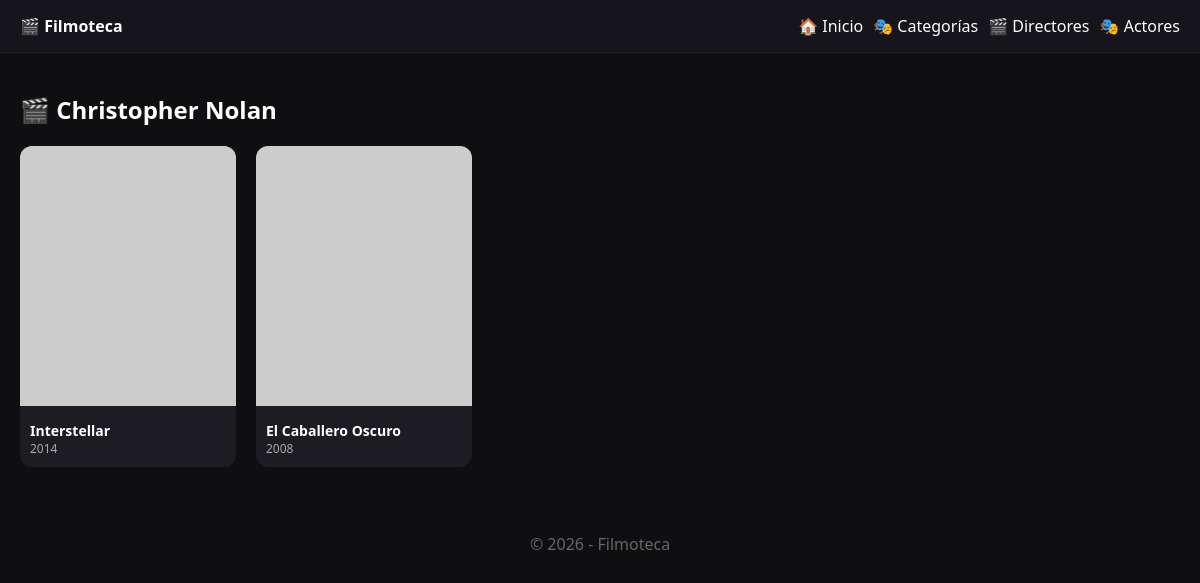
The page /director.php?slug=christopher-nolan on the database its author committed.
### tables this page shows
CREATE TABLE directores (
    id INT AUTO_INCREMENT PRIMARY KEY,
    nombre VARCHAR(150) NOT NULL,
    slug VARCHAR(160) NOT NULL UNIQUE
);

CREATE TABLE peliculas (
    id INT AUTO_INCREMENT PRIMARY KEY,
    titulo VARCHAR(255) NOT NULL,
    slug VARCHAR(255) NOT NULL UNIQUE,
    anio YEAR NOT NULL,
    sinopsis TEXT,
    cartel VARCHAR(255),
    director_id INT NOT NULL,

    FOREIGN KEY (director_id) REFERENCES directores(id)
);

### director.php (the view)
<?php
require "config.php";
require "header.php";
$slug = $_GET['slug'];
$stmt = $pdo->prepare("SELECT * FROM directores WHERE slug=?");
$stmt->execute([$slug]);
$d = $stmt->fetch();
$stmt = $pdo->prepare("
SELECT * FROM peliculas
WHERE director_id=?
ORDER BY anio DESC
");
$stmt->execute([$d['id']]);
$pelis = $stmt->fetchAll(PDO::FETCH_ASSOC);
?>
<h2>🎬 <?= $d['nombre'] ?></h2>
<div class="grid">
<?php foreach($pelis as $p): ?>
<a class="card" href="pelicula.php?slug=<?= $p['slug'] ?>">
    <img src="<?= $p['cartel'] ?>">
    <div class="card-body">
        <div class="title"><?= $p['titulo'] ?></div>
        <div class="meta"><?= $p['anio'] ?></div>
    </div>
</a>
<?php endforeach; ?>
</div>
<?php require "footer.php"; ?>

### assets/style.css (style rules this page uses)
body { margin:0; font-family: system-ui, Arial; background:#0f0f12; color:#fff; }
a { color:inherit; text-decoration:none; }
.grid { display:grid; grid-template-columns:repeat(auto-fill,minmax(180px,1fr)); gap:20px; margin-top:20px; }
.card { background:#1c1c22; border-radius:12px; overflow:hidden; transition:.2s; }
.card img { width:100%; height:260px; object-fit:cover; }
.card-body { padding:10px; }
.title { font-size:14px; font-weight:bold; }
.meta { font-size:12px; color:#aaa; }
h2 { margin-top:20px; }

### rows shown on the page
directores: nombre "Christopher Nolan"
peliculas: titulo "Interstellar", anio "2014"
peliculas: titulo "El Caballero Oscuro", anio "2008"

### other values the page prints
SITE_NAME "Filmoteca"
